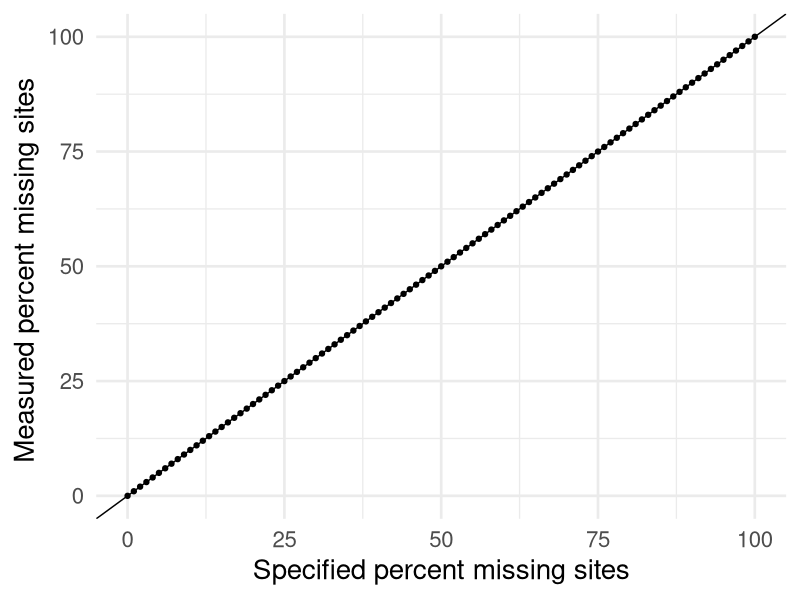

The R source for this figure:
# Load necessary libraries
library(ggplot2)
library(dplyr)

# Read the CSV file
missing <- read.csv('missing_sites.csv')

# Iterate over the rows and check the condition
for(i in 1:nrow(missing)) {
  if(as.integer(missing[i, 'Percent.Missing']) != as.integer(missing[i, 'Missing.Data'])) {
    print(missing[i, 'Percent.Missing'])
    print(as.integer(missing[i, 'Missing.Data']))
  }
}

# Plot using ggplot2 and assign it to a variable (Figure 1D)
plot_d <- ggplot(missing, aes(x = Percent.Missing, y = Missing.Data)) +
  geom_abline(slope = 1, intercept = 0) +
  geom_point()+
  labs(x = 'Specified percent missing sites',
       y = 'Measured percent missing sites ') +
  theme_minimal(base_size = 20)

# Display the plot (optional, you can directly combine it with others)
print(plot_d)
